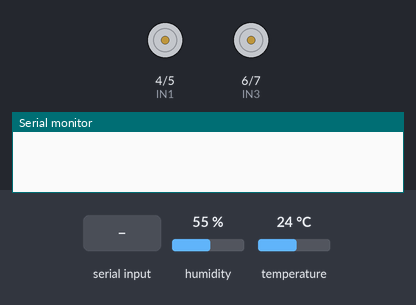
A sketch run on a simulated Arduino Uno, built with avr-gcc and run on an emulated ATmega328P. Parts: motor-driver pin pairs drawn as motors (green arrow = first pin HIGH = forward, orange = second pin HIGH = backward, longer = more drive), the last lines printed to the serial monitor. Inputs (shaded band) come from the test bench; at power-on: humidity 55 %, temperature 24 °C.

Above: at 1.2 s.
1.3 s: "F" received over the second serial link
At 2.6 s:
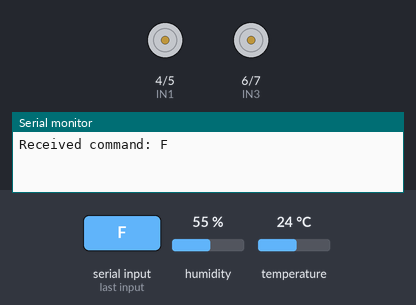
2.9 s: "B" received over the second serial link
At 3.9 s:
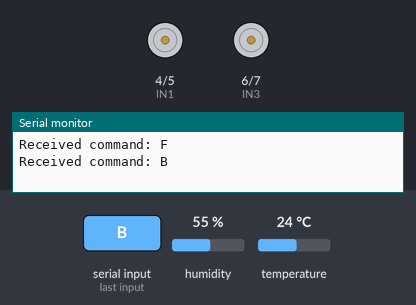
4.5 s: "L" received over the second serial link
At 5.2 s:
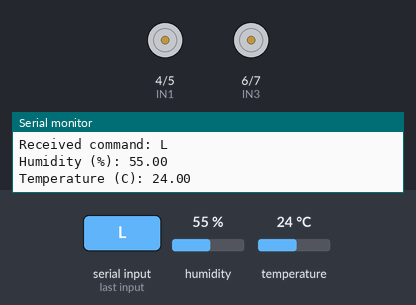
6.1 s: "R" received over the second serial link
At 7.6 s:
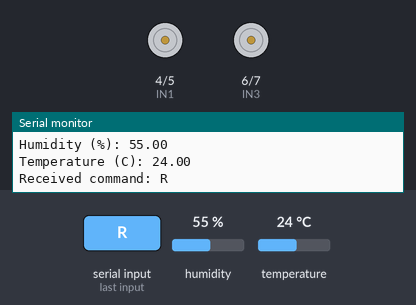
Timing chart, 0 to 8.7 s (numbered marks = the images above; inputs shaded):
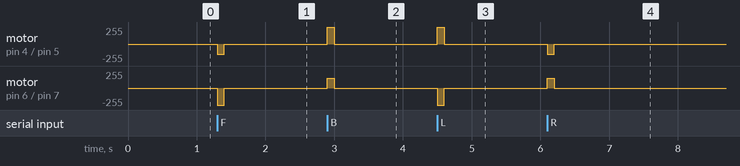

The sketch:

Arduino.ino
```cpp
#include <dht11.h>

#include <SoftwareSerial.h>
#define DHT11PIN 11  // DHT11 sensor connected to pin 4

// Motor control pins
int IN1 = 4; // Right forward
int IN2 = 5; // Left back
int IN3 = 6; // Left forward
int IN4 = 7; // Right back

// Bluetooth module connected to RX and TX pins
SoftwareSerial bluetooth(2, 3); // RX, TX pins for Bluetooth HC-06 (HC-06: RX->3, TX->2)

// Ultrasonic sensor pins
const int trigPin = 8;
const int echoPin = 9;

dht11 DHT11;

long duration;
int distance;

int motorSpeed = 150;  // Default speed
const int MIN_SPEED = 50;
const int MAX_SPEED = 255;

void setup() {
  // Configure motor pins
  pinMode(IN1, OUTPUT);
  pinMode(IN2, OUTPUT);
  pinMode(IN3, OUTPUT);
  pinMode(IN4, OUTPUT);

  // Configure ultrasonic sensor pins
  pinMode(trigPin, OUTPUT);
  pinMode(echoPin, INPUT);

  // Initialize serial communication
  Serial.begin(9600);
  bluetooth.begin(9600); // Set Bluetooth module baud rate

}

void loop() {
  static unsigned long lastDHTReadTime = 0;
  unsigned long currentMillis = millis();
  if (bluetooth.available()) {
    char command = bluetooth.read();
    Serial.print("Received command: ");
    Serial.println(command);
    executeCommand(command);
  }

  // Read DHT11 sensor every 5 seconds (5000 milliseconds)
  if (currentMillis - lastDHTReadTime >= 5000) {
    sendTemperatureHumidity();
    lastDHTReadTime = currentMillis;
  }

}

void executeCommand(char command) {
  switch (command) {
    case 'F': // Forward
      forward();
      delay(100);
      stop1();
      break;
    case 'B': // Backward
      backward();
      delay(100);
      stop1();
      break;
    case 'L': // Left
      left();
      delay(100);
      stop1();
      break;
    case 'R': // Right
      right();
      delay(100);
      stop1();
      break;
    case 'S': // Stop
      stop1();
      break;
    case 'A': // Auto mode
      AUTO();
      break;
    case 'I': // Increase Speed
      increaseSpeed();
      break;
    case 'D': // Decrease Speed
      decreaseSpeed();
      break;
    default:
      stop1();
  }
}

void forward() {
  digitalWrite(IN1, 0);
  digitalWrite(IN3, 0);
  analogWrite(IN2, motorSpeed);
  analogWrite(IN4, motorSpeed);
}

void backward() {
  analogWrite(IN1, motorSpeed);
  analogWrite(IN3, motorSpeed);
  digitalWrite(IN2, 0);
  digitalWrite(IN4, 0);
}

void right() {
  digitalWrite(IN1, 0);
  analogWrite(IN3, motorSpeed);
  analogWrite(IN2, motorSpeed);
  digitalWrite(IN4, 0);
}

void left() {
  analogWrite(IN1, motorSpeed);
  digitalWrite(IN3, 0);
  digitalWrite(IN2, 0);
  analogWrite(IN4, motorSpeed);
}

void stop1() {
  digitalWrite(IN1, 0);
  digitalWrite(IN3, 0);
  digitalWrite(IN2, 0);
  digitalWrite(IN4, 0);
}

void AUTO() {
  while (true) {
    if (bluetooth.available()) {
      char newCommand = bluetooth.read();
      executeCommand(newCommand);
      break;
    }

    // Ultrasonic sensor logic
    digitalWrite(trigPin, LOW);
    delayMicroseconds(2);
    digitalWrite(trigPin, HIGH);
    delayMicroseconds(10);
    digitalWrite(trigPin, LOW);

    duration = pulseIn(echoPin, HIGH);
    distance = duration * 0.034 / 2;

    Serial.print("Distance: ");
    Serial.println(distance);

    if (distance > 20) {
      forward();
      delay(100);
    } else if (distance <= 20 && distance > 10) {
      stop1();
      delay(500);
      left();
      delay(500);
    } else if (distance <= 10) {
      stop1();
      delay(500);
      backward();
      delay(500);
      right();
      delay(500);
    } else {
      stop1();
    }
  }
}

void decreaseSpeed() {
  motorSpeed -= 10;
  if (motorSpeed < MIN_SPEED) motorSpeed = MIN_SPEED;
  Serial.print("Speed decreased to: ");
  Serial.println(motorSpeed);
}

void increaseSpeed() {
  motorSpeed += 10;
  if (motorSpeed > MAX_SPEED) motorSpeed = MAX_SPEED;
  Serial.print("Speed increased to: ");
  Serial.println(motorSpeed);
}

void sendTemperatureHumidity() {
  int chk = DHT11.read(DHT11PIN);

  Serial.print("Humidity (%): ");
  Serial.println((float)DHT11.humidity, 2);

  Serial.print("Temperature (C): ");
  Serial.println((float)DHT11.temperature, 2);

  String data = "H:" + String(DHT11.humidity) + ",T:" + String(DHT11.temperature);
  bluetooth.println(data);
}
```

Measured:
- after the input at 1.3 s, motor on pin 4 (IN1) / pin 5 (IN2): stopped → backward 150/255 at once, → stopped 0.10 s later; motor on pin 6 (IN3) / pin 7 (IN4): stopped → backward 255/255 at once, → stopped 0.10 s later
- after the input at 2.9 s, motor on pin 4 (IN1) / pin 5 (IN2): stopped → forward 255/255 at once, → stopped 0.10 s later; motor on pin 6 (IN3) / pin 7 (IN4): stopped → forward 150/255 at once, → stopped 0.10 s later
- after the input at 4.5 s, motor on pin 4 (IN1) / pin 5 (IN2): stopped → forward 255/255 at once, → stopped 0.10 s later; motor on pin 6 (IN3) / pin 7 (IN4): stopped → backward 255/255 at once, → stopped 0.10 s later
- after the input at 6.1 s, motor on pin 4 (IN1) / pin 5 (IN2): stopped → backward 150/255 at once, → stopped 0.10 s later; motor on pin 6 (IN3) / pin 7 (IN4): stopped → forward 150/255 at once, → stopped 0.10 s later
